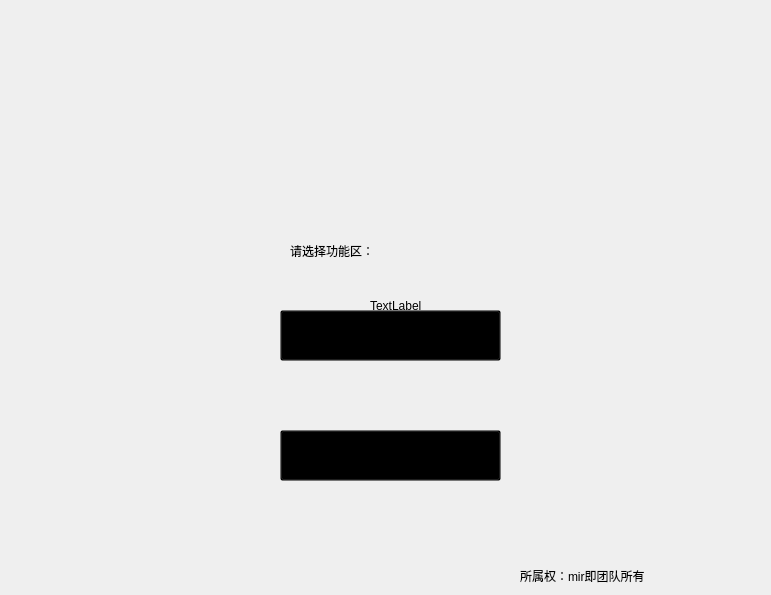
<?xml version="1.0" encoding="UTF-8"?>
<ui version="4.0">
 <class>kaishi</class>
 <widget class="QWidget" name="kaishi">
  <property name="geometry">
   <rect>
    <x>0</x>
    <y>0</y>
    <width>771</width>
    <height>595</height>
   </rect>
  </property>
  <property name="windowTitle">
   <string>Form</string>
  </property>
  <widget class="QLabel" name="biaoti">
   <property name="geometry">
    <rect>
     <x>290</x>
     <y>60</y>
     <width>1081</width>
     <height>131</height>
    </rect>
   </property>
   <property name="styleSheet">
    <string notr="true">border-image: url(:/new/prefix1/素材/mir2.png);</string>
   </property>
   <property name="text">
    <string/>
   </property>
  </widget>
  <widget class="QLabel" name="xiabiao">
   <property name="geometry">
    <rect>
     <x>520</x>
     <y>560</y>
     <width>291</width>
     <height>31</height>
    </rect>
   </property>
   <property name="styleSheet">
    <string notr="true">font: 14pt &quot;仿宋&quot;;background:transparent;</string>
   </property>
   <property name="text">
    <string>所属权：mir即团队所有</string>
   </property>
  </widget>
  <widget class="QLabel" name="xuanze">
   <property name="geometry">
    <rect>
     <x>290</x>
     <y>230</y>
     <width>201</width>
     <height>41</height>
    </rect>
   </property>
   <property name="styleSheet">
    <string notr="true">font: 16pt &quot;仿宋&quot;;background:transparent;</string>
   </property>
   <property name="text">
    <string>请选择功能区：</string>
   </property>
  </widget>
  <widget class="QPushButton" name="gerenpushbutton">
   <property name="geometry">
    <rect>
     <x>280</x>
     <y>310</y>
     <width>221</width>
     <height>51</height>
    </rect>
   </property>
   <property name="styleSheet">
    <string notr="true">font: 16pt &quot;仿宋&quot;;background:transparent;</string>
   </property>
   <property name="text">
    <string>个人版</string>
   </property>
  </widget>
  <widget class="QPushButton" name="qiyepushbutton">
   <property name="geometry">
    <rect>
     <x>280</x>
     <y>430</y>
     <width>221</width>
     <height>51</height>
    </rect>
   </property>
   <property name="styleSheet">
    <string notr="true">font: 16pt &quot;仿宋&quot;;background:transparent;</string>
   </property>
   <property name="text">
    <string>企业版</string>
   </property>
  </widget>
  <widget class="QLabel" name="geren">
   <property name="geometry">
    <rect>
     <x>243</x>
     <y>290</y>
     <width>291</width>
     <height>91</height>
    </rect>
   </property>
   <property name="styleSheet">
    <string notr="true">border-image: url(:/new/prefix1/按钮);</string>
   </property>
   <property name="text">
    <string/>
   </property>
  </widget>
  <widget class="QLabel" name="qiye">
   <property name="geometry">
    <rect>
     <x>245</x>
     <y>412</y>
     <width>291</width>
     <height>91</height>
    </rect>
   </property>
   <property name="styleSheet">
    <string notr="true">border-image: url(:/new/prefix1/按钮);</string>
   </property>
   <property name="text">
    <string/>
   </property>
  </widget>
  <widget class="QLabel" name="beijing">
   <property name="geometry">
    <rect>
     <x>-180</x>
     <y>0</y>
     <width>591</width>
     <height>611</height>
    </rect>
   </property>
   <property name="text">
    <string>TextLabel</string>
   </property>
  </widget>
  <widget class="QLabel" name="beijing2">
   <property name="geometry">
    <rect>
     <x>370</x>
     <y>0</y>
     <width>591</width>
     <height>611</height>
    </rect>
   </property>
   <property name="styleSheet">
    <string notr="true">border-image: url(:/new/prefix1/补的背景);</string>
   </property>
   <property name="text">
    <string>TextLabel</string>
   </property>
  </widget>
  <zorder>beijing2</zorder>
  <zorder>beijing</zorder>
  <zorder>geren</zorder>
  <zorder>qiye</zorder>
  <zorder>biaoti</zorder>
  <zorder>xiabiao</zorder>
  <zorder>xuanze</zorder>
  <zorder>gerenpushbutton</zorder>
  <zorder>qiyepushbutton</zorder>
 </widget>
 <resources/>
 <connections/>
</ui>
